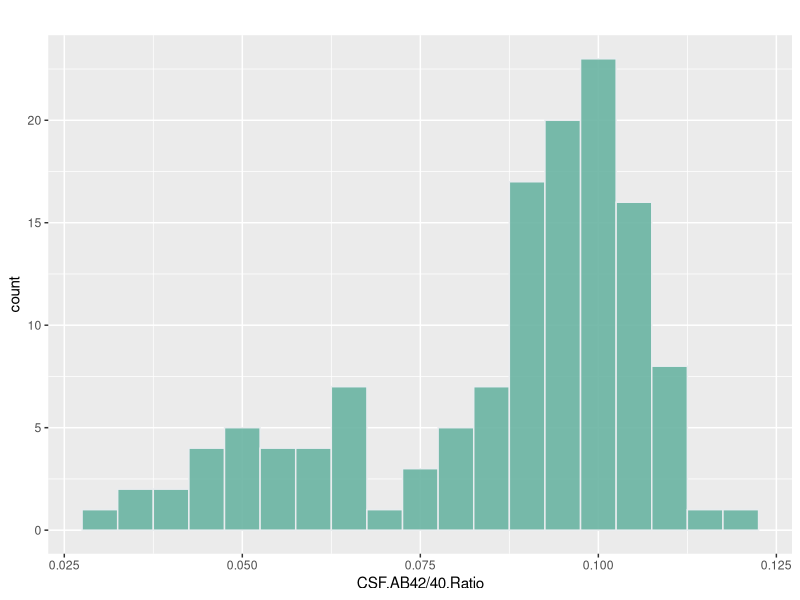
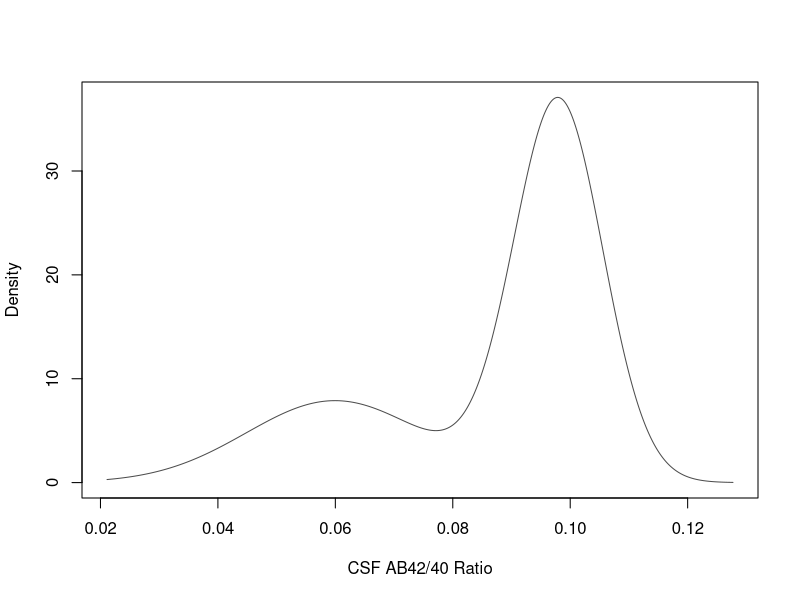
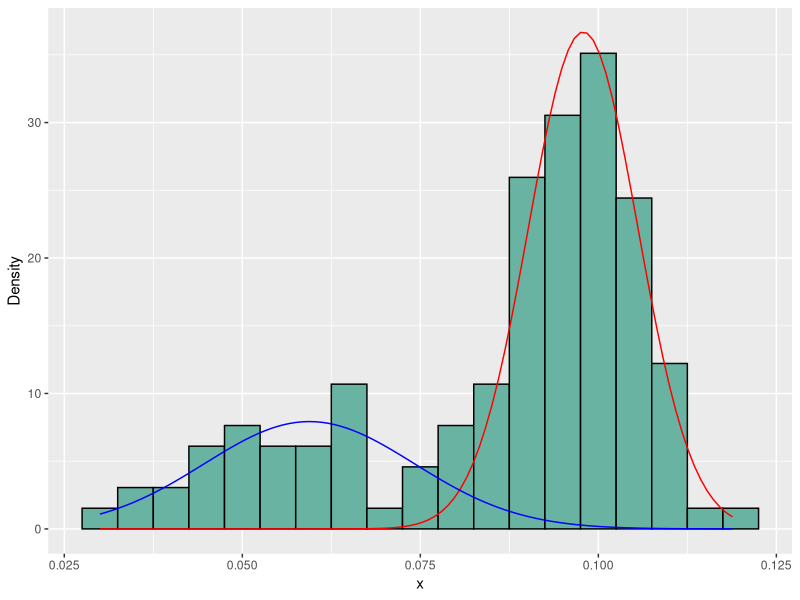
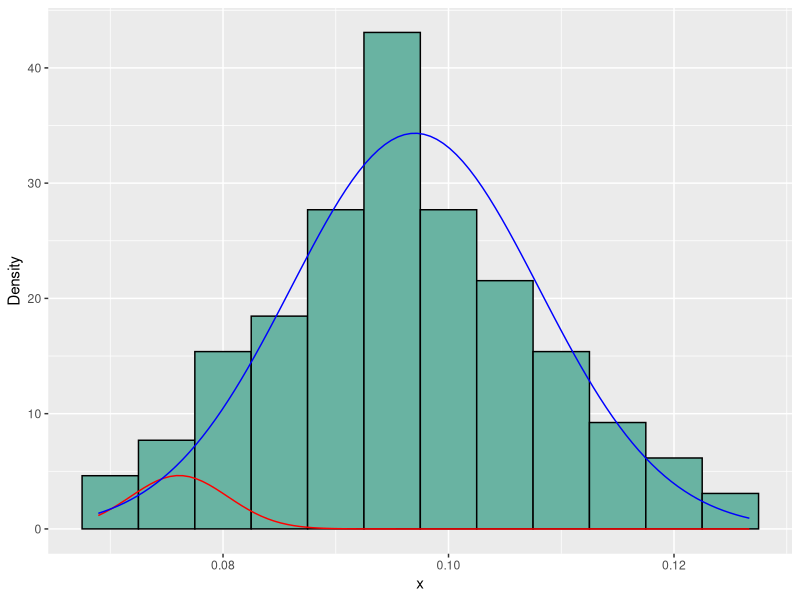

The R source for these figures, in order:
######################################
### Title: 01_data_cleaning
### Date: 06/20/2024
### Author: Shuai Zhu
### Description: thesis 
######################################
# Bayesian model. 
### load library
library(tidyverse)
library(openxlsx)
library(mclust)
library(mixtools)

### setting working directory
working_directory <-  'C:\\Users\\zhushu\\OneDrive\\Graduate File\\Course\\Thesis'
setwd(working_directory)

### read data

df_liia <- read.xlsx('./DataRaw/LIIA Plasma and CSF Study.xlsx')%>%as_tibble()
df_transposed <- read.csv('./DataRaw/transposed_data_240619.csv')%>%as_tibble()

### clean
df_liia$visit <- factor(substr(df_liia$`Sample.ID`, 11, 11), labels = c("baseline", "followup") ) 

### plot
df_liia%>%filter(visit=='baseline')%>%
  ggplot( aes(x=`CSF.AB42/40.Ratio`)) +
  geom_histogram( binwidth=0.005, fill="#69b3a2", color="#e9ecef", alpha=0.9)+
  ggtitle('') +
  theme(
    plot.title = element_text(size=15)
  )

### cluster
#### csf
LIIA_baseline <- filter(df_liia, visit=="baseline")
fit = Mclust(LIIA_baseline$`CSF.AB42/40.Ratio`, G=2)
plot(fit, what="density", xlab = "CSF AB42/40 Ratio")


mixmdl_csf <- normalmixEM(LIIA_baseline$`CSF.AB42/40.Ratio`,k = 2)
plot_mix_comps <- function(x, mu, sigma, lam) {
  lam * dnorm(x, mu, sigma)
}
data.frame(x = mixmdl_csf$x) %>%
  ggplot() +
  geom_histogram(aes(x, ..density..), binwidth = 0.005, colour = "black", 
                 fill = "#69b3a2") +
  stat_function(geom = "line", fun = plot_mix_comps,
                args = list(mixmdl_csf$mu[1], mixmdl_csf$sigma[1], lam = mixmdl_csf$lambda[1]),
                colour = "red", lwd = 0.5) +
  stat_function(geom = "line", fun = plot_mix_comps,
                args = list(mixmdl_csf$mu[2], mixmdl_csf$sigma[2], lam = mixmdl_csf$lambda[2]),
                colour = "blue", lwd = 0.5) +
  ylab("Density")
summary(mixmdl_csf)
####plasma
LIIA_baseline_noNA <- filter(LIIA_baseline, !is.na(`Plasma.AB42/40.Ratio`))
mixmdl_plasma <- normalmixEM(LIIA_baseline_noNA$`Plasma.AB42/40.Ratio`, k = 2)
data.frame(x = mixmdl_plasma$x) %>%
  ggplot() +
  geom_histogram(aes(x, ..density..), binwidth = 0.005, colour = "black", 
                 fill = "#69b3a2") +
  stat_function(geom = "line", fun = plot_mix_comps,
                args = list(mixmdl_plasma$mu[1], mixmdl_plasma$sigma[1], lam = mixmdl_plasma$lambda[1]),
                colour = "red", lwd = 0.5) +
  stat_function(geom = "line", fun = plot_mix_comps,
                args = list(mixmdl_plasma$mu[2], mixmdl_plasma$sigma[2], lam = mixmdl_plasma$lambda[2]),
                colour = "blue", lwd = 0.5) +
  ylab("Density")
### bayesian
